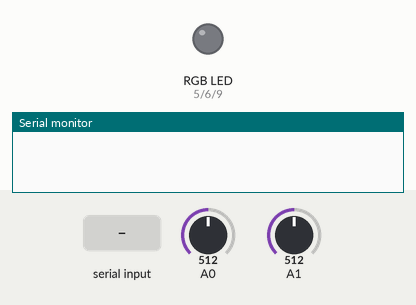
Simulated run of this sketch. Board: Arduino Uno, built with avr-gcc and run on an emulated ATmega328P. Parts: an RGB LED mixed from three pins (HIGH = lit), the last lines printed to the serial monitor. The test bench sets the inputs (shaded band); at power-on: A0 = 512, A1 = 512. Dim RGB values are drawn brighter than linear.

Above: at 1.2 s.
1.3 s: "90,45,200\n" received over Serial
At 3.1 s:
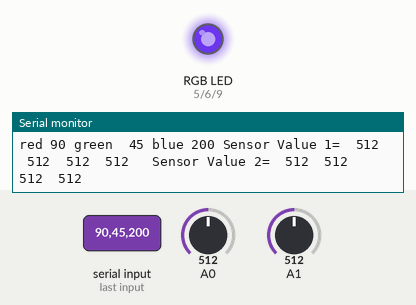
3.8 s: "30,150,10\n" received over Serial
At 6.0 s:
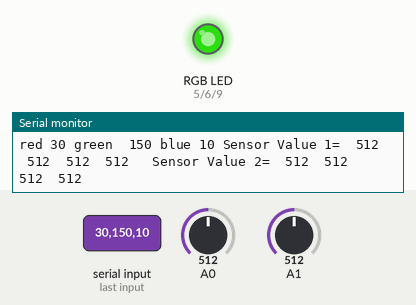
6.3 s: "90,45\n" received over Serial
At 8.7 s:
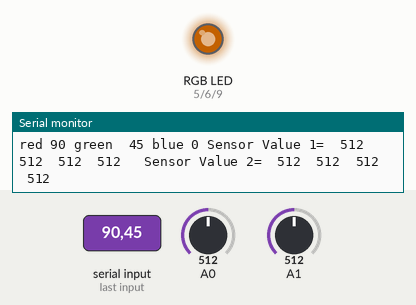
9.3 s: "30,150\n" received over Serial
At 12.1 s:
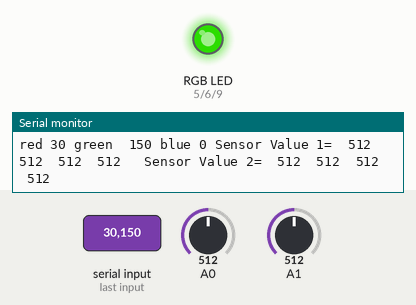
12.3 s: "1,90\n" received over Serial
At 14.7 s:
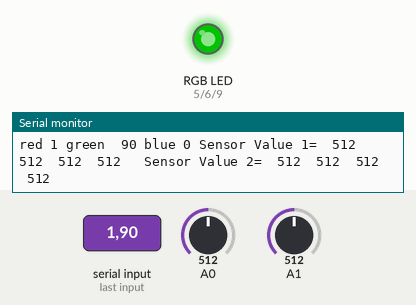
15.3 s: "1,90,45\n" received over Serial
At 17.3 s:
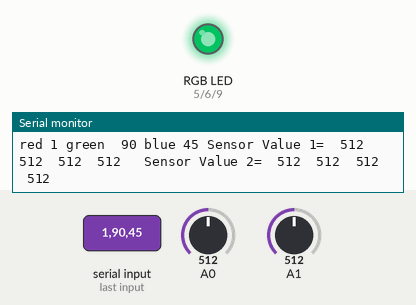
Timing chart, 0 to 18.8 s (numbered marks = the images above; inputs shaded):
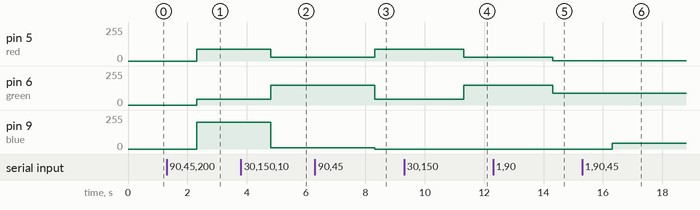

Measured:
- after the input at 1.3 s, pin 5 (red): 0/255 → 90/255 after 1.0 s; pin 6 (green): 0/255 → 45/255 after 1.0 s; pin 9 (blue): 0/255 → 200/255 after 1.0 s
- after the input at 3.8 s, pin 5 (red): 90/255 → 30/255 after 1.0 s; pin 6 (green): 45/255 → 150/255 after 1.0 s; pin 9 (blue): 200/255 → 10/255 after 1.0 s
- after the input at 6.3 s, pin 5 (red): 30/255 → 90/255 after 2.0 s; pin 6 (green): 150/255 → 45/255 after 2.0 s; pin 9 (blue): 10/255 → 0/255 after 2.0 s
- after the input at 9.3 s, pin 5 (red): 90/255 → 30/255 after 2.0 s; pin 6 (green): 45/255 → 150/255 after 2.0 s
- after the input at 12.3 s, pin 5 (red): 30/255 → 1/255 after 2.0 s; pin 6 (green): 150/255 → 90/255 after 2.0 s
- after the input at 15.3 s, pin 9 (blue): 0/255 → 45/255 after 1.0 s

The sketch:

arduino_code_rgb.ino
```cpp
#define red  5
#define green 6
#define blue 9


void setup() {
  pinMode(blue, OUTPUT);
  pinMode(red, OUTPUT);
  pinMode(green, OUTPUT);
  Serial.begin(9600);
  //color(255,0,0);

}

void loop() {
  if(Serial.available()>0){
    int tred=Serial.parseInt();
    int tgreen=Serial.parseInt();
    int tblue=Serial.parseInt();
    int t=Serial.parseInt();

    int tr=tred;
    int tg=tgreen;
    int tb=tblue;


    color(tr,tg,tb);
    int  readValue=anaRead();
    int  readValuea=anaRead();
    int  readValueb=anaRead();
    int  readValuec=anaRead();


    int  readValue1=anaRead1();
    int  readValue1a=anaRead1();
    int  readValue1b=anaRead1();
    int  readValue1c=anaRead1();


    readValue=anaRead();
    readValuea=anaRead();
    readValueb=anaRead();
    readValuec=anaRead();


    readValue1=anaRead1();
    readValue1a=anaRead1();
    readValue1b=anaRead1();
    readValue1c=anaRead1();


    readValue=anaRead();
    readValuea=anaRead();
    readValueb=anaRead();
    readValuec=anaRead();


    readValue1=anaRead1();
    readValue1a=anaRead1();
    readValue1b=anaRead1();
    readValue1c=anaRead1();


    readValue=anaRead();
    readValuea=anaRead();
    readValueb=anaRead();
    readValuec=anaRead();


    readValue1=anaRead1();
    readValue1a=anaRead1();
    readValue1b=anaRead1();
    readValue1c=anaRead1();


    readValue=anaRead();
    readValuea=anaRead();
    readValueb=anaRead();
    readValuec=anaRead();


    readValue1=anaRead1();
    readValue1a=anaRead1();
    readValue1b=anaRead1();
    readValue1c=anaRead1();
    //delay(100);
    Serial.println("red " + (String)tred + " green  " + (String)tgreen + " blue " + (String)tblue+ " Sensor Value 1=  " + (String)readValue + "  "+ (String)readValuea+ "  "+ (String)readValueb+ "  "+ (String)readValuec+ "  "+ " Sensor Value 2=  " + (String)readValue1+ "  "+ (String)readValue1a+ "  "+ (String)readValue1b+ "  "+ (String)readValue1c);

  }

 //delay(1000);
}


void color(int cred, int cgreen, int cblue) {
  analogWrite(red, cred);
  analogWrite(green, cgreen);
  analogWrite(blue, cblue);
}

int anaRead(){
  int readValue= analogRead(A0);
  //Serial.println("Sensor Value"+ (String)readValue);
  return readValue;

  }

int anaRead1(){
  int readValue1= analogRead(A1);
  //Serial.println("Sensor Value"+ (String)readValue);
  return readValue1;

  }
```
